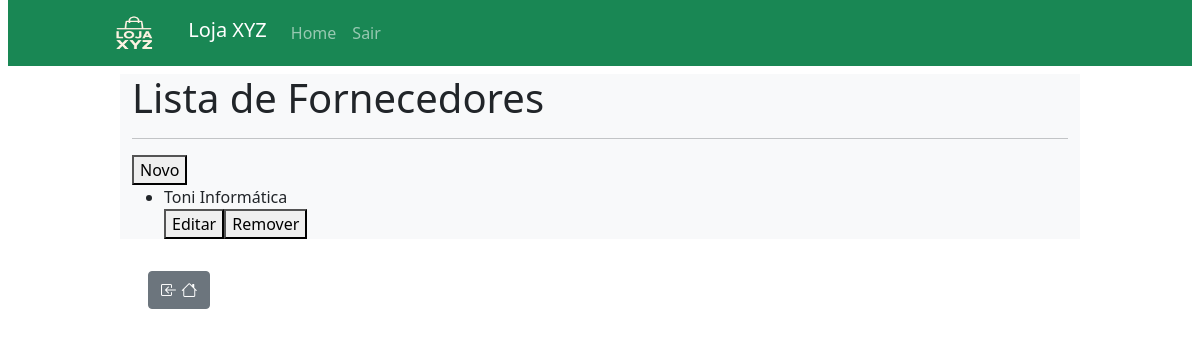
Page /fornecedores (signed in) on the earlier database version.
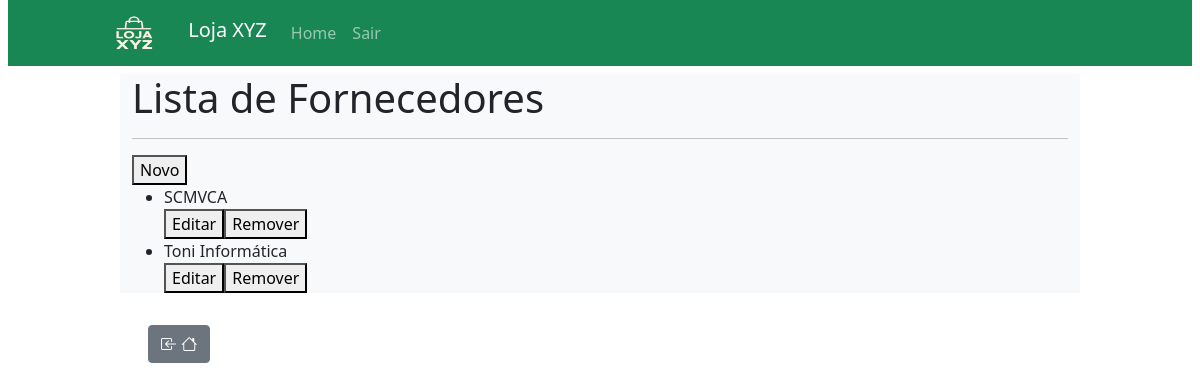
Same page on the later database version.
### estoque_app/models.py (models this page shows, shortened)
class Fornecedor(models.Model):
    nome = models.CharField(max_length=100)
    cnpj = models.CharField(max_length=20, unique=True)
    email = models.EmailField(blank=True, null=True)
    telefone = models.CharField(max_length=100, blank=True, null=True)

### estoque_app/views.py (the view)
# urls.py: path('fornecedores', views.fornecedores, name='fornecedores'),
@login_required
def fornecedores(request):
    fornecedores = Fornecedor.objects.all().order_by('nome')
    contexto = {'fornecedores' : fornecedores}
    return render(request,'fornecedor/fornecedores.html', contexto)

### estoque_app/templates/fornecedor/fornecedores.html (shortened to what this page needs)
{% extends 'base.html' %}
{% block conteudo %}
<h1>Lista de Fornecedores</h1>
<hr>
<a href="{% url 'novo_fornecedor' %}"><button>Novo</button></a>
<div class="fornecedor-lista">
    <ul>
        {% for fornecedor in fornecedores %}
        <li>{{ fornecedor.nome }}</li>
        <a href="{% url 'editar_fornecedor' fornecedor.id %}"><button>Editar</button></a><a
            href="{% url 'excluir_fornecedor' fornecedor.id %}"><button>Remover</button></a>
        {% empty %}
        <li>Nenhuma fornecedor cadastrada.</li>
        {% endfor %}
    </ul>
</div>
{% endblock %}

Differences in the rows shown:
added Fornecedor: nome "SCMVCA"
